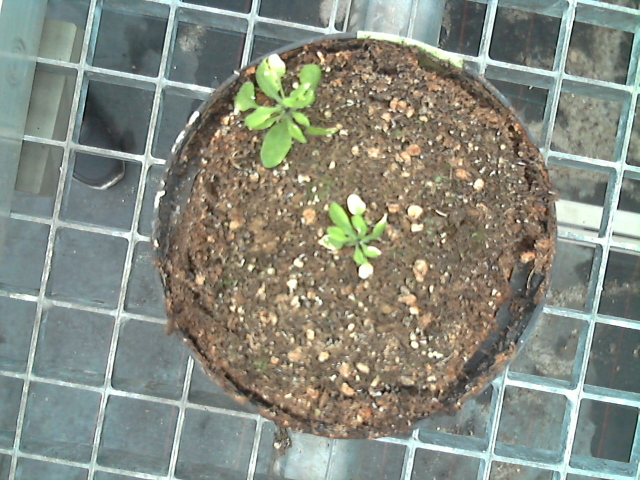
#> input picture Original/13.jpg, 1280 x 960 px (shown at 1/2 size); its folder holds only this picture in this run
$ python -i extract_features.py   (imports and definitions only)
#> lines starting #> are read from the running program, lines starting #| are printed output that depends on the picture; after the words box and inside, x2 and y2 are one past the last pixel; in counts of white or black regions, pixels touching at a corner belong together
import pandas as pd
import os
import matplotlib.pyplot as plt
from sklearn.ensemble import RandomForestRegressor
from sklearn.model_selection import train_test_split
from sklearn.metrics import r2_score, mean_squared_error
from sklearn.model_selection import train_test_split, GridSearchCV
from sklearn.model_selection import RandomizedSearchCV
from scipy.stats import randint
import pickle
import cv2
import numpy as np
import csv
def extract_leaf_features(image):
    # Load the image
#> called with image = '../Original/13.jpg'
    image = cv2.imread(image)
#> image is the input picture: shape (960, 1280, 3); mean B, G, R 126.9, 138, 133.7

    gray = cv2.cvtColor(image, cv2.COLOR_BGR2GRAY)
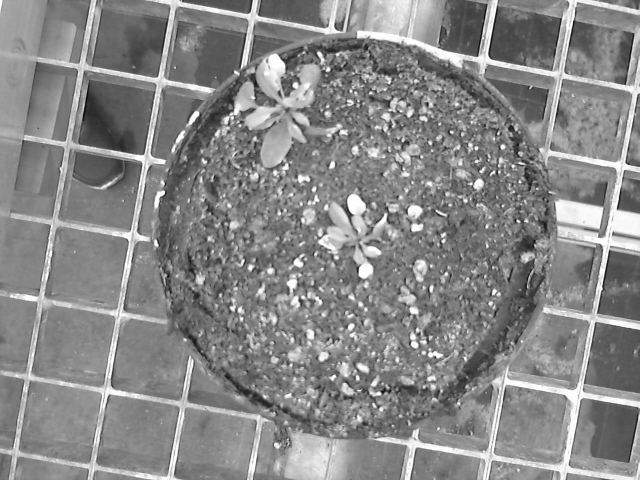
#> gray: shape (960, 1280) (shown at 1/2 size); min 1, max 255, mean 135.4

    # Perform adaptive thresholding to obtain a binary image
    thresholded = cv2.adaptiveThreshold(gray, 255, cv2.ADAPTIVE_THRESH_MEAN_C, cv2.THRESH_BINARY_INV, 11, 5)
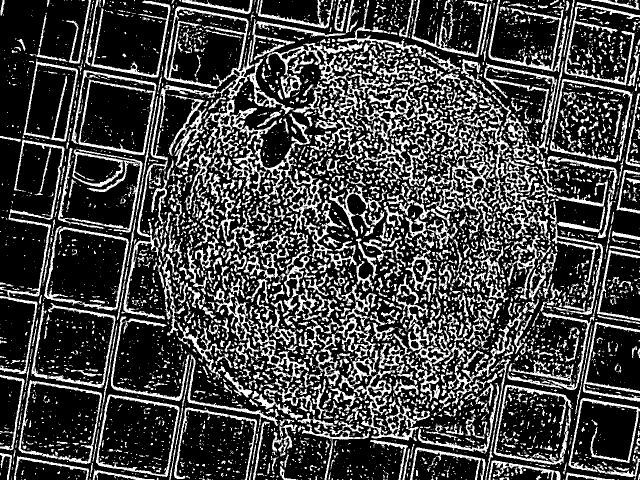
#> thresholded: shape (960, 1280) (shown at 1/2 size); 26.7% white; 5214 white regions (3662 under 20 px)

    # Find contours of the leaves
    contours, _ = cv2.findContours(thresholded, cv2.RETR_EXTERNAL, cv2.CHAIN_APPROX_SIMPLE)
#> contours = 4905 contours, 3799 with area under 20; largest, box (x1, y1, x2, y2) and area: (326, 13, 587, 228) 23134, (192, 789, 359, 954) 20902, (143, 140, 313, 310) 18442, (45, 117, 156, 283) 12438, (648, 568, 860, 881) 9189

    # Initialize variables to store leaf count and leaf area
    leaf_count = 0
    leaf_area = 0

    # Calculate leaf count and area for each contour
    for contour in contours:
        # Approximate the contour to reduce the number of points
        epsilon = 0.06 * cv2.arcLength(contour, True)
        approx = cv2.approxPolyDP(contour, epsilon, True)

        # Exclude contours with very small areas
        if cv2.contourArea(approx) > 400:
            leaf_count += 1
            leaf_area += cv2.contourArea(approx)
#> this loop made 4905 passes
#> (epsilon, leaf_area) on passes 153, 724, 914, 998, 1046, 1105, 1123, 1135, 1169, 1178, 1179, 1466: (20.39, 1289.5), (19.48, 2048.5), (58.36, 2953), (74.94, 7945), (36.24, 27882), (18.19, 28671), (92.22, 36853.5), (47.65, 37668.5), (82.42, 40978.5), (15.24, 41466), (24.94, 43504), (12.05, 43948.5)
#> epsilon on passes 48, 51, 52, 54, 3261: 1.02, 0.579, 0.53, 1.18, 21.54
#> after the loop, leaf_area = 216742.5; leaf_count = 66

    # Return the leaf count, leaf area and Threshold image
    return leaf_count, leaf_area, thresholded

# Folder path containing images
image_folder = "../images/cropped_aug"

results = []

# Iterate through all images in the folder
# [6 lines not run here, left out]

    # Export the features to a CSV file
csv_file = "leaf_features_new.csv"
# [5 lines not run here, left out]

        #print(f"Leaf features for {filename} exported to:", csv_file)

>>> result = extract_leaf_features('../Original/13.jpg')

$ run again, on Original/133.jpg
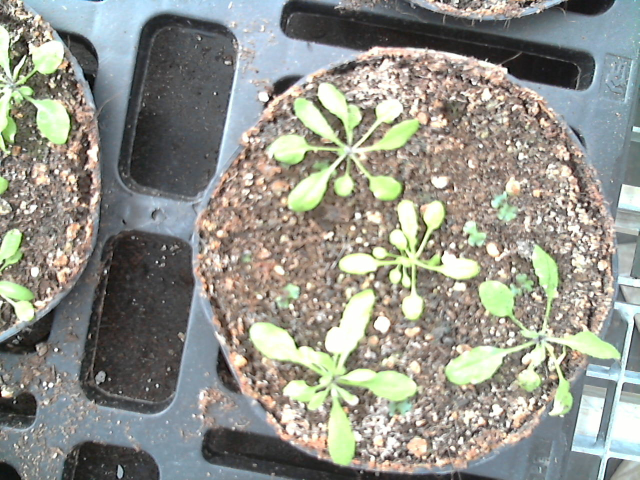
#> input picture Original/133.jpg, 1280 x 960 px (shown at 1/2 size)
#> in extract_leaf_features, image is the input picture: shape (960, 1280, 3); mean B, G, R 138.6, 147, 146.5
#> in extract_leaf_features, `gray = cv2.cvtColor(image, cv2.COLOR_BGR2GRAY)`:
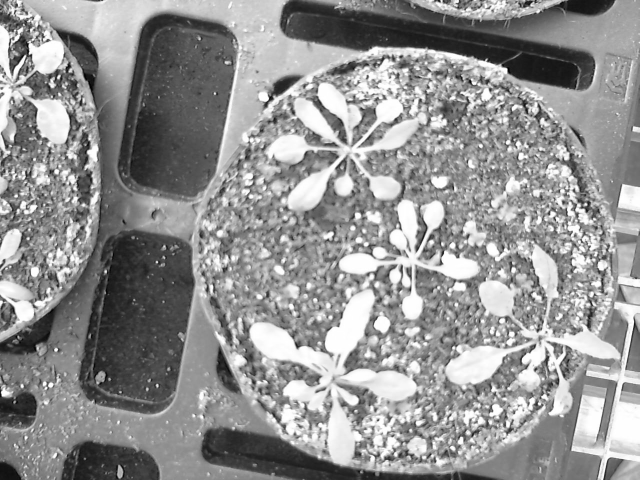
#> gray: shape (960, 1280) (shown at 1/2 size); min 0, max 255, mean 145.9
#> in extract_leaf_features, `thresholded = cv2.adaptiveThreshold(gray, 255, cv2.ADAPTIVE_THRESH_MEA..`:
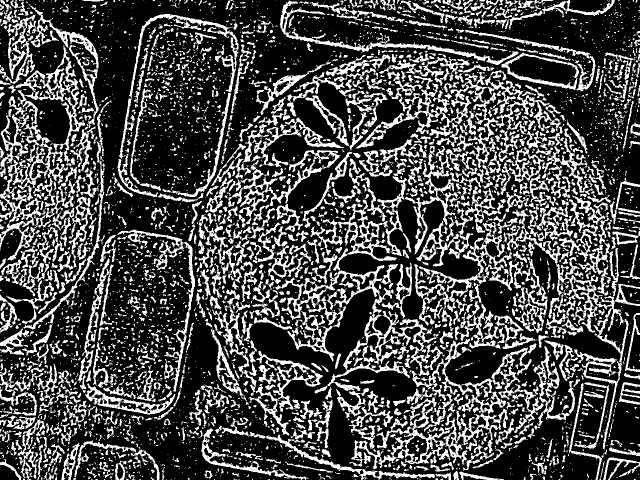
#> thresholded: shape (960, 1280) (shown at 1/2 size); 28.7% white; 4803 white regions (3444 under 20 px)
#> contours = 4752 contours, 3770 with area under 20; largest, box (x1, y1, x2, y2) and area: (699, 677, 1016, 941) 17472, (758, 114, 1122, 297) 11624, (0, 192, 151, 521) 10910, (829, 444, 1095, 666) 8863, (1025, 419, 1280, 900) 8210
#> the loop in extract_leaf_features, `for contour in contours:` made 4752 passes
#> (epsilon, leaf_area) on passes 107, 258, 346, 401, 434, 587, 902, 953: (12.94, 622.5), (29.48, 1976), (22.21, 2866), (16.07, 3377), (15.1, 4017), (11.42, 4489), (15.01, 5178), (19.13, 5733.5)
#> after the loop in extract_leaf_features, `for contour in contours:`: leaf_area = 100409; leaf_count = 60

$ run again, on Original/134.jpg
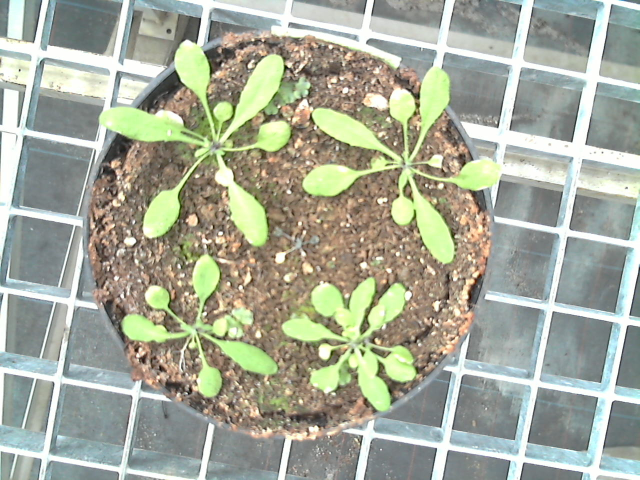
#> input picture Original/134.jpg, 1280 x 960 px (shown at 1/2 size)
#> in extract_leaf_features, image is the input picture: shape (960, 1280, 3); mean B, G, R 153.6, 170, 165.4
#> in extract_leaf_features, `gray = cv2.cvtColor(image, cv2.COLOR_BGR2GRAY)`:
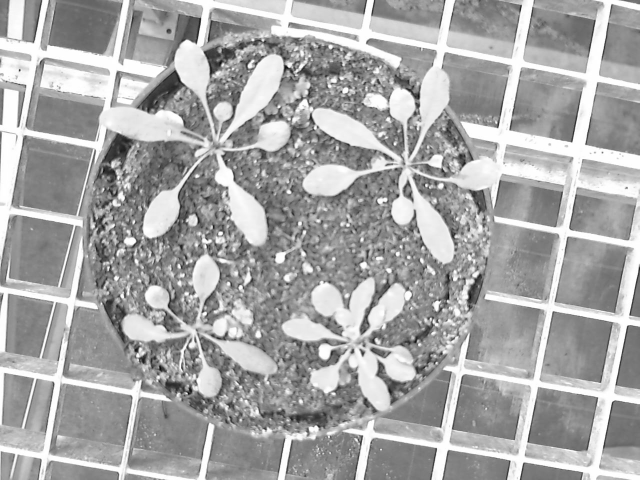
#> gray: shape (960, 1280) (shown at 1/2 size); min 2, max 255, mean 166.7
#> in extract_leaf_features, `thresholded = cv2.adaptiveThreshold(gray, 255, cv2.ADAPTIVE_THRESH_MEA..`:
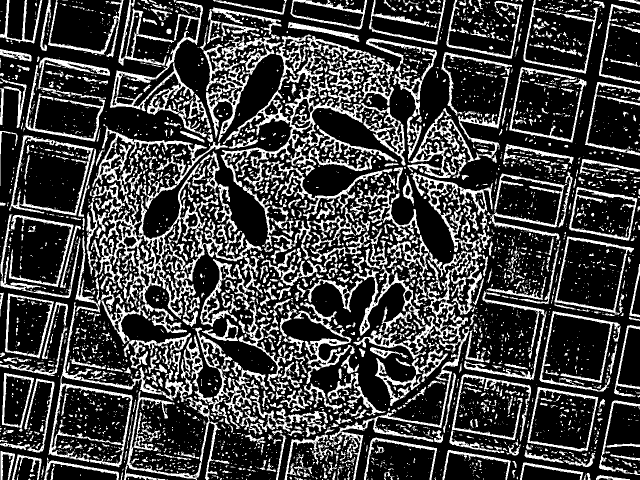
#> thresholded: shape (960, 1280) (shown at 1/2 size); 25.5% white; 4170 white regions (3043 under 20 px)
#> contours = 3708 contours, 2924 with area under 20; largest, box (x1, y1, x2, y2) and area: (18, 271, 189, 431) 18942, (97, 604, 385, 935) 18627, (1109, 473, 1268, 630) 16354, (441, 69, 811, 374) 14672, (198, 327, 526, 638) 14406
#> the loop in extract_leaf_features, `for contour in contours:` made 3708 passes
#> (epsilon, leaf_area) on passes 280, 320, 391, 569, 632, 914, 982, 1003: (26.35, 666), (22.85, 1516), (31.7, 1949), (36.62, 2554), (19.51, 3037), (47.89, 7189), (20.64, 7953), (29.55, 21316.5)
#> after the loop in extract_leaf_features, `for contour in contours:`: leaf_area = 231975; leaf_count = 61

$ run again, on Original/135.jpg
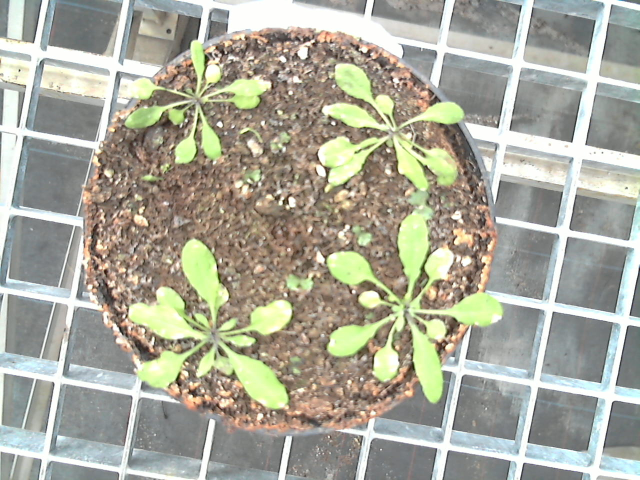
#> input picture Original/135.jpg, 1280 x 960 px (shown at 1/2 size)
#> in extract_leaf_features, image is the input picture: shape (960, 1280, 3); mean B, G, R 154.6, 168.9, 169.3
#> in extract_leaf_features, `gray = cv2.cvtColor(image, cv2.COLOR_BGR2GRAY)`:
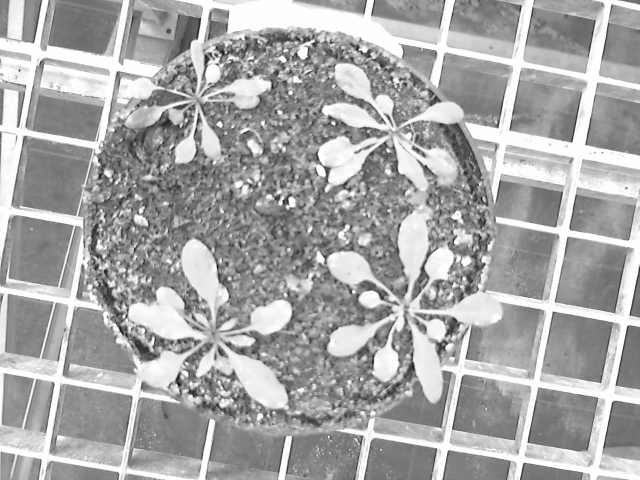
#> gray: shape (960, 1280) (shown at 1/2 size); min 2, max 255, mean 167.4
#> in extract_leaf_features, `thresholded = cv2.adaptiveThreshold(gray, 255, cv2.ADAPTIVE_THRESH_MEA..`:
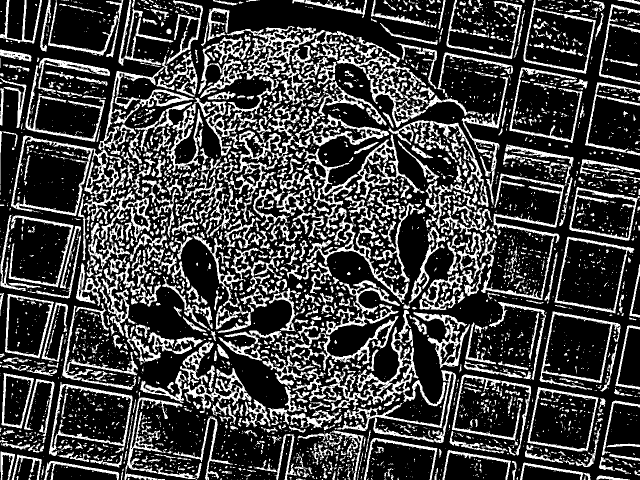
#> thresholded: shape (960, 1280) (shown at 1/2 size); 25.6% white; 4044 white regions (2896 under 20 px)
#> contours = 3504 contours, 2692 with area under 20; largest, box (x1, y1, x2, y2) and area: (22, 111, 389, 448) 27098, (1109, 473, 1269, 627) 16268, (1079, 623, 1241, 780) 15472, (98, 764, 265, 912) 15268, (1047, 0, 1192, 148) 13912
#> the loop in extract_leaf_features, `for contour in contours:` made 3504 passes
#> (epsilon, leaf_area) on passes 234, 312, 377, 517, 552, 567, 581, 585: (29.63, 412), (22.53, 1269), (29.49, 1778), (36.04, 2185), (41.63, 4625.5), (14.61, 5254.5), (20.75, 6595.5), (22.43, 7234)
#> after the loop in extract_leaf_features, `for contour in contours:`: leaf_area = 260991.5; leaf_count = 87
